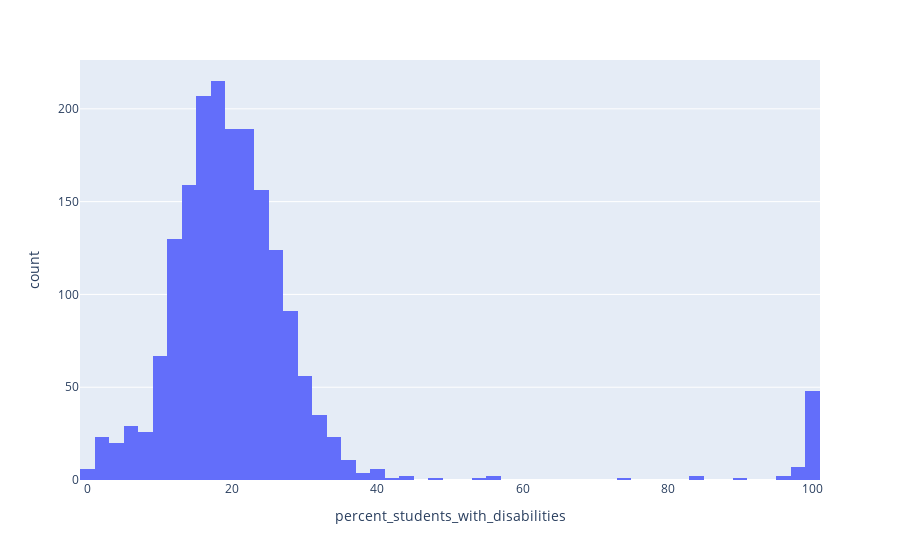

Notebook code for this chart:
### Markdown cell above
#### Task 2B. Create a histogram to view the distribution of the percentage of students with disabilities in schools.

<span style='background-color: rgba(138, 43, 226, 0.4); padding: 0.2em 0.4em; border-radius: 4px;'>**Hint:** You'll need to use the `percent_students_with_disabilities` column of your DataFrame.</span>

### Code cell
# Plot the data showing the % of students with disabilities in schools
px.histogram(data, x='percent_students_with_disabilities')

### Figure 1 — Plotly figure (JSON) as saved in the notebook; plotly's stock layout.template omitted (floating-point values rounded to 4 significant figures; data arrays with more than 128 entries replaced by an {"elided": "..."} marker saying what was removed)
{"data": [{"alignmentgroup": "True", "bingroup": "x", "hovertemplate": "percent_students_with_disabilities=%{x}<br>count=%{y}<extra></extra>", "legendgroup": "", "marker": {"color": "#636efa", "pattern": {"shape": ""}}, "name": "", "offsetgroup": "", "orientation": "v", "showlegend": false, "type": "histogram", "x": {"elided": "1834 float values"}, "xaxis": "x", "yaxis": "y"}], "layout": {"autosize": true, "barmode": "relative", "legend": {"tracegroupgap": 0}, "margin": {"t": 60}, "xaxis": {"anchor": "y", "autorange": true, "domain": [0, 1], "range": [-1, 101], "title": {"text": "percent_students_with_disabilities"}, "type": "linear"}, "yaxis": {"anchor": "x", "autorange": true, "domain": [0, 1], "range": [0, 226.3], "title": {"text": "count"}}}}
